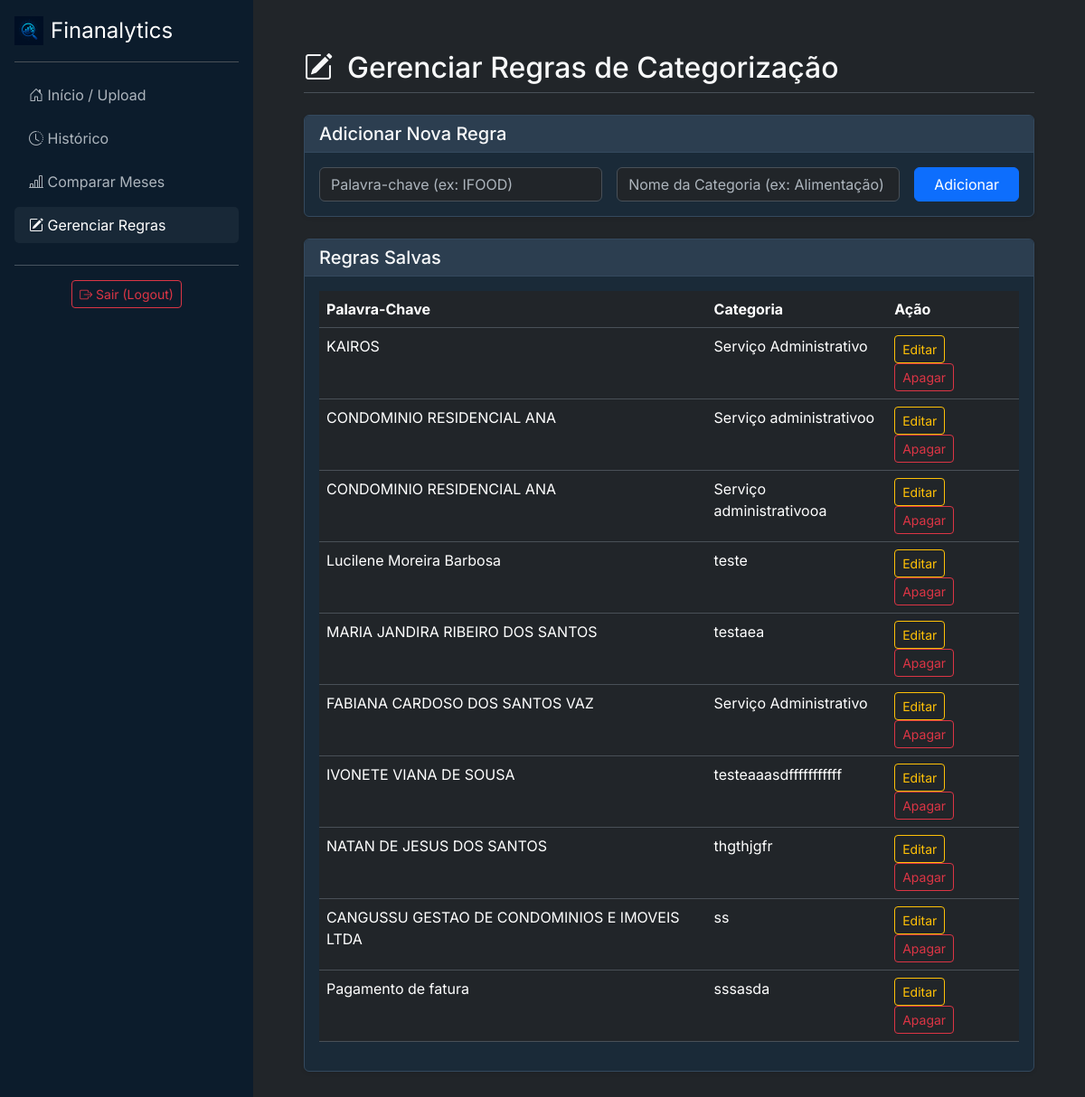
/regras/ (signed in), run on the app's committed database.
### analisador/models.py (models this page shows, shortened)
class Regra(models.Model):
    usuario = models.ForeignKey(User, on_delete=models.CASCADE)
    palavra_chave = models.CharField(max_length=100)
    categoria = models.CharField(max_length=100)

### analisador/views.py (the view, shortened to what this page needs)
# urls.py: path('regras/', views.gerenciar_regras, name='gerenciar_regras'),
@login_required
def gerenciar_regras(request):
    extrato_id_origem = request.GET.get('from_report')
    regras_do_usuario = Regra.objects.filter(usuario=request.user)
    contexto = {
        'regras': regras_do_usuario,
        'active_page': 'regras',
        'extrato_id_origem': extrato_id_origem
    }
    return render(request, 'analisador/gerenciar_regras.html', contexto)

### analisador/templates/analisador/gerenciar_regras.html (shortened to what this page needs)
{% extends 'analisador/base.html' %}
{% block content %}
    <div class="d-flex justify-content-between align-items-center mb-4 pb-2 border-bottom">
        <h1 class="h2 mb-0"><i class="bi bi-pencil-square me-3"></i>Gerenciar Regras de Categorização</h1>
    </div>
    <div class="card shadow-sm mb-4">
        <div class="card-header">
            <h5 class="card-title mb-0">Adicionar Nova Regra</h5>
        </div>
        <div class="card-body">
            <form method="POST" class="row g-3 align-items-center">
                <div class="col-md-5">
                    <input type="text" name="palavra_chave" class="form-control" id="palavra_chave" placeholder="Palavra-chave (ex: IFOOD)" required>
                </div>
                <div class="col-md-5">
                    <input type="text" name="categoria" class="form-control" id="categoria" placeholder="Nome da Categoria (ex: Alimentação)" required>
                </div>
                <div class="col-md-2">
                    <button type="submit" class="btn btn-primary w-100">Adicionar</button>
                </div>
            </form>
        </div>
    </div>
    <div class="card shadow-sm">
        <div class="card-header">
            <h5 class="card-title mb-0">Regras Salvas</h5>
        </div>
        <div class="card-body">
             <table class="table table-hover">
                <thead>
                    <tr>
                        <th>Palavra-Chave</th>
                        <th>Categoria</th>
                        <th>Ação</th>
                    </tr>
                </thead>
                <tbody>
                    <tbody>
                        {% for regra in regras %}
                        <tr>
                            <td>{{ regra.palavra_chave }}</td>
                            <td>{{ regra.categoria }}</td>
                            <td>
                                <a href="{% url 'editar_regra' regra_id=regra.id %}" class="btn btn-sm btn-outline-warning me-2">Editar</a>
                                <form action="{% url 'apagar_regra' regra_id=regra.id %}" method="POST" class="d-inline" onsubmit="return confirm('Tem certeza que deseja apagar esta regra?');">
                                    <button type="submit" class="btn btn-sm btn-outline-danger">Apagar</button>
                                </form>
                            </td>
                        </tr>
                        {% endfor %}
                    </tbody>
            </table>
        </div>
    </div>
{% endblock %}

### static/css/custom.css (style rules this page uses)
:root { --bs-dark-rgb: 4, 28, 50; --bs-body-color: #f8f9fa; --bs-secondary-color: #adb5bd; --bs-primary: #0d6efd; --verde-sucesso: #198754; --vermelho-perigo: #dc3545; --amarelo-alerta: #ffc107; }
body { font-family: 'Inter', sans-serif; }
.card { background-color: #1a2a38; border: 1px solid #34495e; }
.card-header { background-color: #2c3e50; border-bottom: 1px solid #34495e; }

### data on the page
Regra: palavra_chave "KAIROS", categoria "Serviço Administrativo"
Regra: palavra_chave "CONDOMINIO RESIDENCIAL ANA", categoria "Serviço administrativoo"
Regra: palavra_chave "CONDOMINIO RESIDENCIAL ANA", categoria "Serviço administrativooa"
Regra: palavra_chave "Lucilene Moreira Barbosa", categoria "teste"
Regra: palavra_chave "MARIA JANDIRA RIBEIRO DOS SANTOS", categoria "testaea"
Regra: palavra_chave "FABIANA CARDOSO DOS SANTOS VAZ", categoria "Serviço Administrativo"
Regra: palavra_chave "IVONETE VIANA DE SOUSA", categoria "testeaaasdfffffffffff"
Regra: palavra_chave "NATAN DE JESUS DOS SANTOS", categoria "thgthjgfr"
Regra: palavra_chave "CANGUSSU GESTAO DE CONDOMINIOS E IMOVEIS LTDA", categoria "ss"
Regra: palavra_chave "Pagamento de fatura", categoria "sssasda"
